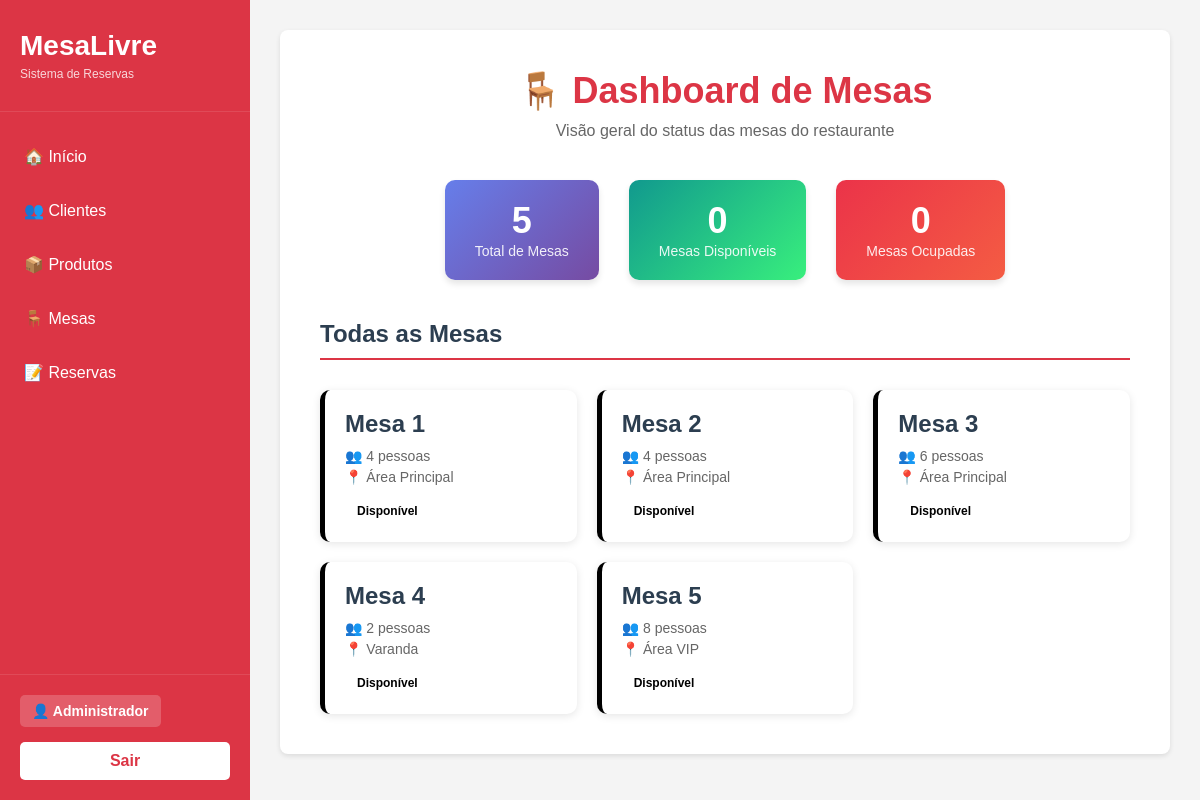
The page /MesaLivre/index.php (signed in) on the database as committed earlier.
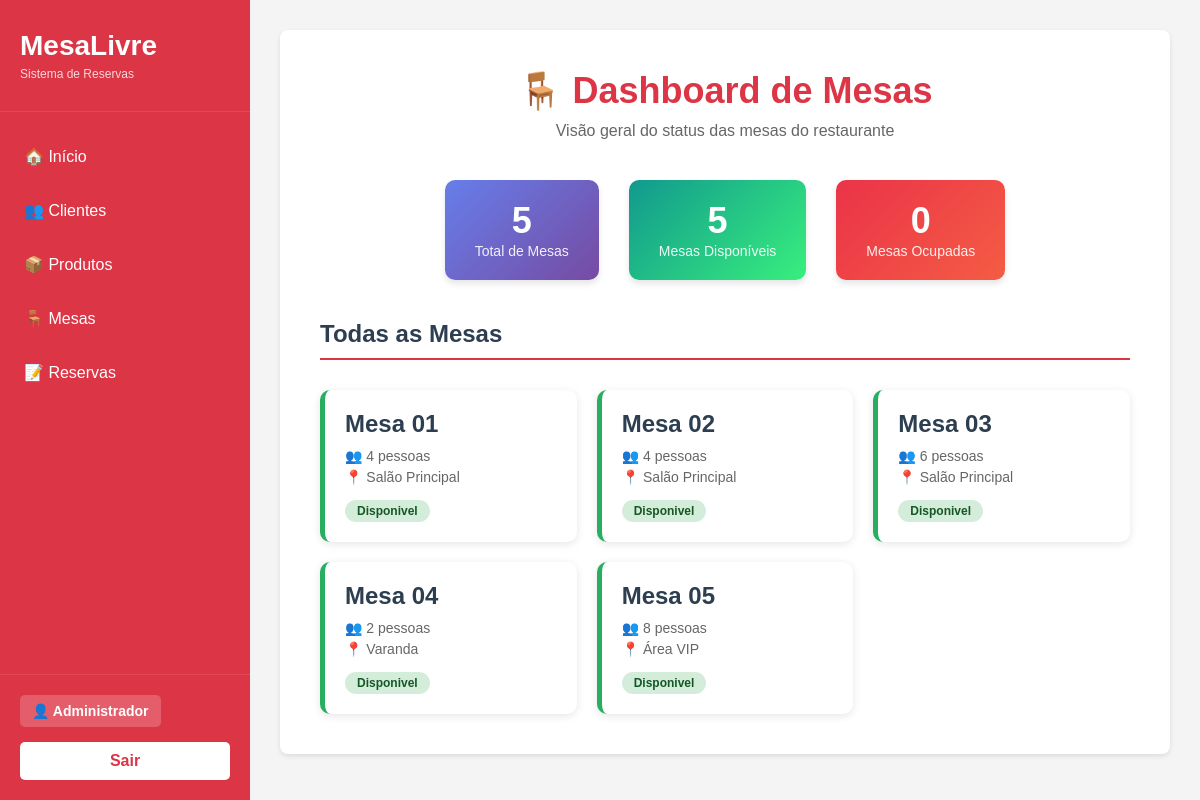
The same page on the database as committed later.
### tables this page shows
CREATE TABLE mesas (

    id_mesa INT AUTO_INCREMENT PRIMARY KEY,

    numero VARCHAR(20) NOT NULL,

    capacidade INT NOT NULL,

    localizacao VARCHAR(60),

    status ENUM(
        'disponivel',
        'ocupada',
        'reservada',
        'limpeza',
        'manutencao'
    ) DEFAULT 'disponivel',

    descricao TEXT

);

### MesaLivre/modelo/usuario/Usuario_class.php (called while the page is built, shortened)
<?php
class Usuario{
	private $nome;
	public function getNome(){
		return $this->nome;
	}
}
?>

### MesaLivre/modelo/mesa/MesaDAO_class.php (called while the page is built, shortened)
<?php
include_once "ConnectionFactory_class.php";
class MesaDAO {
    public function listar(){
        try{
            $fabrica = new ConnectionFactory();
            $con = $fabrica->getConnection();
            $stmt = $con->prepare("SELECT * FROM mesas");
            $stmt->execute();
            $result = $stmt->fetchAll(PDO::FETCH_ASSOC);
            return $result;
        } catch (PDOException $ex){
            echo "Erro ao listar mesas: " . $ex->getMessage();
        }
    }
}
?>

### MesaLivre/modelo/ConnectionFactory_class.php (called while the page is built, shortened)
<?php
if(!class_exists('ConnectionFactory')){
	class ConnectionFactory{
		public $dbType = "mysql";
		public $host = "localhost";
		public $user = "root";
		public $senha = "";
		public $db = "mesalivre";
		public $persistente = false;
		public function getConnection(){
			try{
				$this->con = new PDO(
					$this->dbType.":host=".$this->host.";dbname=".$this->db,
					$this->user,
					$this->senha,
					array(PDO::ATTR_PERSISTENT => $this->persistente,
					PDO::ATTR_ERRMODE => PDO::ERRMODE_EXCEPTION)
				);
				return $this->con;
			}
			catch(PDOException $ex){
				echo "Erro: " . $ex->getMessage();
			}
		}
	}
}
?>

### MesaLivre/index.php (the view, shortened to what this page needs)
<?php
include_once("visao/topo.php");
include_once("modelo/mesa/MesaDAO_class.php");
$dao = new MesaDAO();
$mesas = $dao->listar();
$total_mesas = count($mesas);
$mesas_livres = 0;
$mesas_ocupadas = 0;
foreach($mesas as $mesa){
    if($mesa['status'] == 'disponivel'){
        $mesas_livres++;
    } elseif($mesa['status'] == 'ocupada'){
        $mesas_ocupadas++;
    }
}
?>
<div class="dashboard-header">
    <h1>🪑 Dashboard de Mesas</h1>
    <p style="color: #666;">Visão geral do status das mesas do restaurante</p>
</div>
<div class="stats-container">
    <div class="stat-card total">
        <span class="stat-number"><?php echo $total_mesas; ?></span>
        <span class="stat-label">Total de Mesas</span>
    </div>
    <div class="stat-card disponivel">
        <span class="stat-number"><?php echo $mesas_livres; ?></span>
        <span class="stat-label">Mesas Disponíveis</span>
    </div>
    <div class="stat-card ocupada">
        <span class="stat-number"><?php echo $mesas_ocupadas; ?></span>
        <span class="stat-label">Mesas Ocupadas</span>
    </div>
</div>
<?php if($total_mesas > 0): ?>
    <h2 class="section-title">Todas as Mesas</h2>
    <div class="mesas-grid">
        <?php foreach($mesas as $mesa): ?>
            <div class="mesa-card <?php echo strtolower(str_replace('ã', 'a', $mesa['status'])); ?>" onclick="window.location.href='mesa.php?fun=exibir&id=<?php echo $mesa['id_mesa']; ?>'">
                <div class="mesa-number">Mesa <?php echo $mesa['numero']; ?></div>
                <div class="mesa-info">👥 <?php echo $mesa['capacidade']; ?> pessoas</div>
                <div class="mesa-info">📍 <?php echo $mesa['localizacao']; ?></div>
                <span class="mesa-status <?php echo strtolower(str_replace('ã', 'a', $mesa['status'])); ?>">
                    <?php echo ucfirst($mesa['status']); ?>
                </span>
            </div>
        <?php endforeach; ?>
    </div>
<?php endif; ?>
<?php
include_once("visao/base.php");
?>

### MesaLivre/visao/topo.php (shortened to what this page needs)
<!DOCTYPE html>
<html lang="pt-BR">
<head>
    <link rel="stylesheet" href="../assets/css/visao/exibir.css">
    <link rel="stylesheet" href="../assets/css/visao/alterar.css">
    <link rel="stylesheet" href="../assets/css/visao/cadastrar.css">
    <link rel="stylesheet" href="../assets/css/visao/listar.css">
    <link rel="stylesheet" href="../assets/css/visao/excluir.css">
</head>
<body>
    <div class="sidebar">
        <div class="sidebar-header">
            <h1>MesaLivre</h1>
            <p>Sistema de Reservas</p>
        </div>
        <nav class="sidebar-nav">
            <ul>
                <?php
                if(isset($_SESSION['logado']) && $_SESSION['logado'] == true){
                    echo '<li><a href="index.php">🏠 Início</a></li>';
                    echo '<li><a href="cliente.php?fun=listar">👥 Clientes</a></li>';
                    echo '<li><a href="produto.php?fun=listar">📦 Produtos</a></li>';
                    echo '<li><a href="mesa.php?fun=listar">🪑 Mesas</a></li>';
                    echo '<li><a href="reserva.php?fun=listar">📝 Reservas</a></li>';
                }
                ?>
            </ul>
        </nav>
        <div class="sidebar-footer">
            <?php
            if(isset($_SESSION['logado']) && $_SESSION['logado'] == true){
                include_once("modelo/usuario/Usuario_class.php");
                $usuario = unserialize($_SESSION['usuario']);
                echo '<div class="user-info">';
                echo '<span class="user-name">👤 ' . $usuario->getNome() . '</span>';
                echo '</div>';
                echo '<a href="usuario.php?fun=logout" class="btn-logout">Sair</a>';
            }
            ?>
        </div>
    </div>
    <div class="main-content">
        <div class="content-area">

### MesaLivre/visao/base.php
        </div>
    </div>
</body>
</html>

### assets/css/visao/exibir.css (style rules this page uses)
h2 { color: #2c3e50; margin-bottom: 20px; border-bottom: 2px solid #2c3e50; padding-bottom: 10px; }

### assets/css/visao/alterar.css (style rules this page uses)
h2 { color: #2c3e50; margin-bottom: 20px; }

### assets/css/visao/cadastrar.css (style rules this page uses)
h2 { color: #2c3e50; margin-bottom: 20px; }

### assets/css/visao/listar.css (style rules this page uses)
h2 { color: #dc3545; margin-bottom: 20px; font-size: 24px; }

### MesaLivre/visao/topo.php (style rules this page uses)
* { margin: 0; padding: 0; box-sizing: border-box; }
body { font-family: Arial, sans-serif; background-color: #f4f4f4; display: flex; min-height: 100vh; }
.sidebar { width: 250px; background-color: #dc3545; color: white; display: flex; flex-direction: column; position: fixed; height: 100vh; left: 0; top: 0; }
.sidebar-header { padding: 30px 20px; border-bottom: 1px solid rgba(255,255,255,0.1); }
.sidebar-header h1 { font-size: 28px; margin-bottom: 5px; }
.sidebar-header p { font-size: 12px; opacity: 0.8; }
.sidebar-nav { flex: 1; padding: 20px 0; }
.sidebar-nav ul { list-style: none; }
.sidebar-nav li { margin-bottom: 5px; }
.sidebar-nav a { color: white; text-decoration: none; padding: 15px 20px; display: block; transition: background-color 0.3s; border-left: 4px solid transparent; }
.sidebar-footer { padding: 20px; border-top: 1px solid rgba(255,255,255,0.1); }
.user-info { display: flex; align-items: center; gap: 10px; margin-bottom: 15px; }
.user-name { background-color: rgba(255,255,255,0.2); padding: 8px 12px; border-radius: 5px; font-weight: bold; font-size: 14px; }
.btn-logout { background-color: #fff; color: #dc3545; padding: 10px 20px; border-radius: 5px; text-decoration: none; font-weight: bold; transition: background-color 0.3s; display: block; text-align: center; }
.main-content { flex: 1; margin-left: 250px; padding: 30px; }
.content-area { max-width: 1200px; margin: 0 auto; padding: 40px; background-color: white; border-radius: 8px; box-shadow: 0 2px 5px rgba(0,0,0,0.1); min-height: 400px; }

### MesaLivre/index.php (style rules this page uses)
.dashboard-header { text-align: center; margin-bottom: 40px; }
.dashboard-header h1 { color: #dc3545; font-size: 36px; margin-bottom: 10px; }
.stats-container { display: flex; justify-content: center; gap: 30px; margin-bottom: 40px; }
.stat-card { background: linear-gradient(135deg, #667eea 0%, #764ba2 100%); color: white; padding: 20px 30px; border-radius: 10px; text-align: center; min-width: 150px; box-shadow: 0 4px 6px rgba(0,0,0,0.1); }
.stat-card.total { background: linear-gradient(135deg, #667eea 0%, #764ba2 100%); }
.stat-card.disponivel { background: linear-gradient(135deg, #11998e 0%, #38ef7d 100%); }
.stat-card.ocupada { background: linear-gradient(135deg, #eb3349 0%, #f45c43 100%); }
.stat-number { font-size: 36px; font-weight: bold; display: block; }
.stat-label { font-size: 14px; opacity: 0.9; }
.mesas-grid { display: grid; grid-template-columns: repeat(auto-fill, minmax(200px, 1fr)); gap: 20px; margin-top: 30px; }
.mesa-card { background: white; border-radius: 10px; padding: 20px; box-shadow: 0 2px 8px rgba(0,0,0,0.1); cursor: pointer; transition: transform 0.2s, box-shadow 0.2s; border-left: 5px solid; }
.mesa-card.disponivel { border-left-color: #27ae60; }
.mesa-number { font-size: 24px; font-weight: bold; color: #2c3e50; margin-bottom: 10px; }
.mesa-info { font-size: 14px; color: #666; margin-bottom: 5px; }
.mesa-status { display: inline-block; padding: 4px 12px; border-radius: 12px; font-size: 12px; font-weight: bold; margin-top: 10px; }
.mesa-status.disponivel { background-color: #d4edda; color: #155724; }
.section-title { color: #2c3e50; font-size: 24px; margin: 30px 0 20px; padding-bottom: 10px; border-bottom: 2px solid #dc3545; }

Rows that differ between the two databases and show on the page:
changed mesas (number 1 of 5 on the later page): numero "1" → "01"; localizacao "Área Principal" → "Salão Principal"; status "Disponível" → "Disponivel"
changed mesas (number 2 of 5 on the later page): numero "2" → "02"; localizacao "Área Principal" → "Salão Principal"; status "Disponível" → "Disponivel"
changed mesas (number 3 of 5 on the later page): numero "3" → "03"; localizacao "Área Principal" → "Salão Principal"; status "Disponível" → "Disponivel"
changed mesas "Varanda": numero "4" → "04"; status "Disponível" → "Disponivel"
changed mesas "Área VIP": numero "5" → "05"; status "Disponível" → "Disponivel"
Other text that changed with them:
$mesas_livres: "0" → "5"
